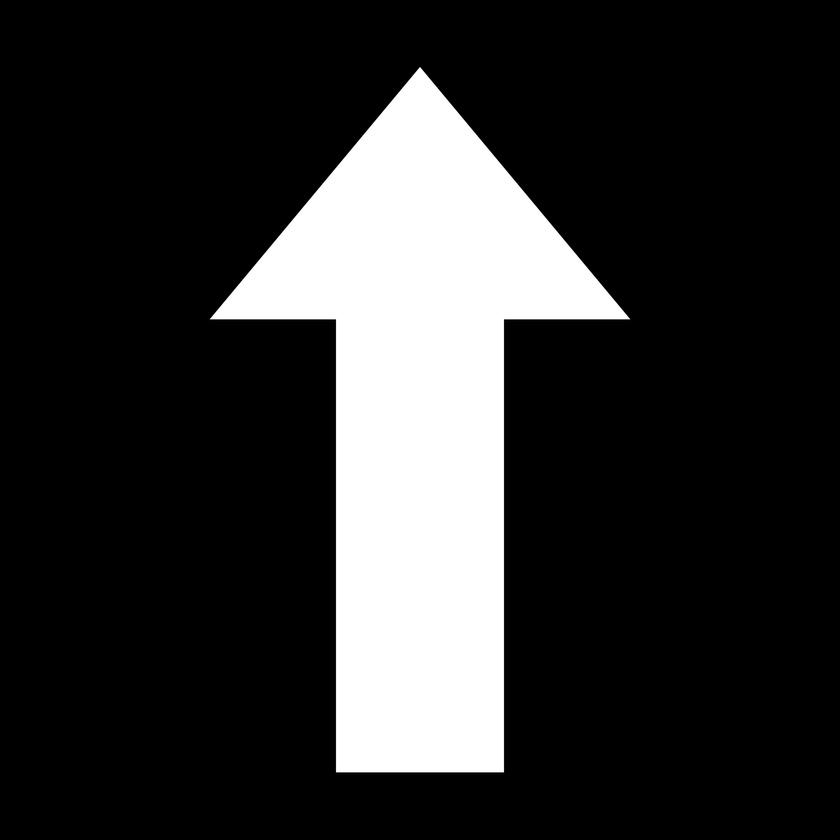
#> input picture templates/SIGN_UP.jpg, 840 x 840 px, shrunk from 2362 x 2362 before the run
$ python arrow_direction.py   (older library calls are emulated)
#> lines starting #> are read from the running program, lines starting #| are printed output that depends on the picture; after the words box and inside, x2 and y2 are one past the last pixel; in counts of white or black regions, pixels touching at a corner belong together
import numpy as np
import cv2
from matplotlib import pyplot as plt

# Global parameters
EPSILON = 0.01
TIP_ANGLE = 79

# Load in template
img = cv2.imread("templates/SIGN_UP.jpg", cv2.IMREAD_GRAYSCALE)
#> img is the input picture: shape (840, 840); min 0, max 255, mean 46.7
rows,cols = img.shape
#> rows = 840; cols = 840

# Rotate image by 90 deg
M = cv2.getRotationMatrix2D((cols/2,rows/2), 90, 1)
rotated = cv2.warpAffine(img, M, (cols,rows))
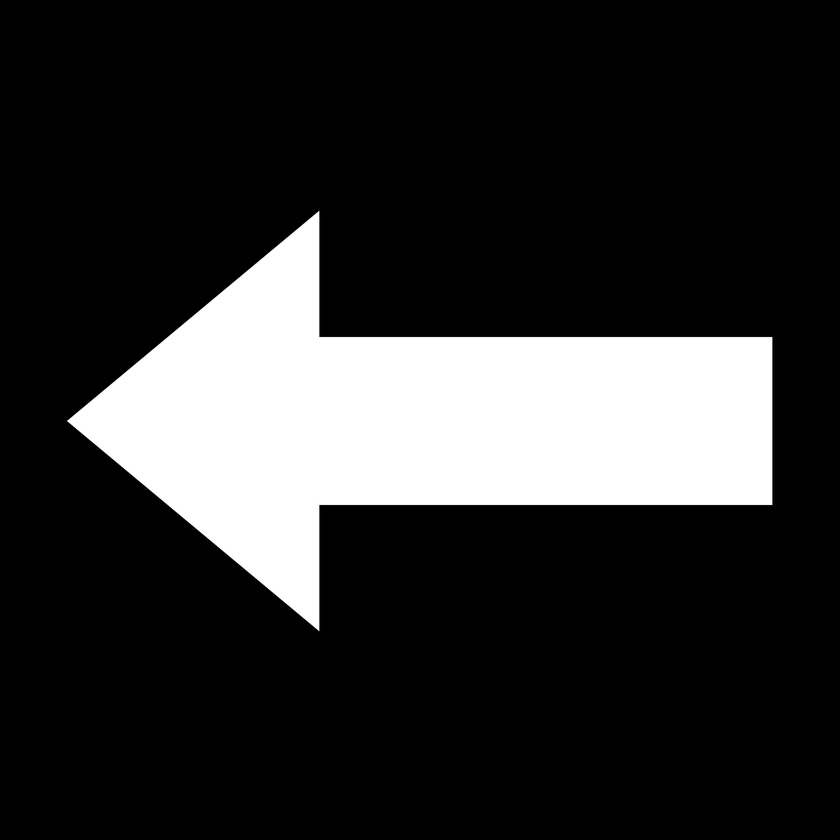
#> rotated: shape (840, 840); min 0, max 255, mean 46.7

# Convert to binary
ret, thresh = cv2.threshold(rotated, 100, 255, 0)
#> thresh: shape (840, 840); 18.3% white; 1 white region

# Find contours and grab largest contour
im2, cnts, hierarchy = cv2.findContours(thresh, cv2.RETR_TREE, cv2.CHAIN_APPROX_SIMPLE)
#> cnts = 1 contour; box (x1, y1, x2, y2) and area: (67, 211, 772, 631) 128198
sorted_cnts = sorted(cnts, key=lambda x: cv2.contourArea(x))
#> sorted_cnts has the same summary as cnts
cnt = sorted_cnts[-1]
#> cnt = contour of 180 points, box (x1, y1, x2, y2) (67, 211, 772, 631), area 128198

# Fit polygon to contour
perimeter = cv2.arcLength(cnt,True)
#> perimeter = 2001.6
approx = cv2.approxPolyDP(cnt,EPSILON*perimeter,True)
#> approx = [[67, 420], [318, 630], [320, 504], [771, 504], [771, 337], [320, 337], [319, 211]]

# Organize polygon into x and y vertex coordinates
x = []
y = []
for pnt in approx:
    x.append(pnt[0][0])
    y.append(pnt[0][1])
#> this loop made 7 passes
#> after the loop, x = [67, 318, 320, 771, 771, 320, 319]; y = [420, 630, 504, 504, 337, 337, 211]

plt.imshow(im2, cmap="gray")
#colors = ['r','g','b','c','m','y','k']

angles = []
directions = []
for i in range(len(x)):
    #plt.plot([x[i], x[(i+1)%7]],[y[i], y[(i+1)%7]], colors[i])

    # Convert triplets of points to vectors
    vect1 = [x[i]-x[(i+1)%7], y[i]-y[(i+1)%7]]
    vect2 = [x[(i+2)%7]-x[(i+1)%7], y[(i+2)%7]-y[(i+1)%7]]

    # Find angle between points using dot product
    dot_prod = vect1[0]*vect2[0] + vect1[1]*vect2[1]
    mag1 = (vect1[0]**2 + vect1[1]**2)**0.5
    mag2 = (vect2[0]**2 + vect2[1]**2)**0.5

    angle = np.arccos(dot_prod/(mag1*mag2))
    angles.append(angle)

    # Find direction of corner by taking negative of the vector that bisects both vectors
    bisector = [vect1[0]/mag1+vect2[0]/mag2, vect1[1]/mag1+vect2[1]/mag2]
    direction = np.arctan2(-bisector[1], -bisector[0])

    directions.append(direction)
#> this loop made 7 passes
#> (vect1, vect2, dot_prod, mag1, mag2, angle, bisector, direction) on passes 1, 2, 3, 5, 6, 7: ([-251, -210], [2, -126], 25958, 327.3, 126, 0.89, [-0.751, -1.64], 1.14), ([-2, 126], [451, 0], -902, 126, 451, 1.59, [0.984, 1], -2.35), ([-451, 0], [0, -167], 0, 451, 167, 1.57, [-1, -1], 0.785), ([451, 0], [-1, -126], -451, 451, 126, 1.58, [0.992, -1], 2.35), ([1, 126], [-252, 209], 26082, 126, 327.4, 0.886, [-0.762, 1.64], -1.14), ([252, -209], [251, 210], 19362, 327.4, 327.3, 1.39, [1.54, 0.00331], -3.14)
#> (vect2, dot_prod, mag1, mag2, angle, bisector, direction) on pass 4: ([-451, 0], 0, 167, 451, 1.57, [-1, 1], -0.785)
#> after the loop, angles = [0.89, 1.59, 1.57, 1.57, 1.58, 0.886, 1.39]; directions = [1.14, -2.35, 0.785, -0.785, 2.35, -1.14, -3.14]

plt.show()

# Convert to degrees
angles = [i*180/np.pi for i in angles]
#> angles = [50.99, 90.91, 90, 90, 90.45, 50.78, 79.59]
directions = [i*180/np.pi for i in directions]
#> directions = [65.41, -134.5, 45, -45, 134.8, -65.06, -179.9]

# Angle of the tip of the arrow is always ~79.6 deg,
# other angles are ~90 and ~50 deg
# Find tip using angle nearest to 79 degrees
tip_angle_index = min(range(len(angles)), key=lambda i: abs(angles[i]-TIP_ANGLE))
#> tip_angle_index = 6
arrow_direction = directions[tip_angle_index]
#> arrow_direction = -179.9

if -135 <= arrow_direction < -45:
    print('up')
elif -45 <= arrow_direction <= 45:
    print('right')
elif arrow_direction < -135 or arrow_direction >= 135:
    print('left')
else:
    print('no result')
